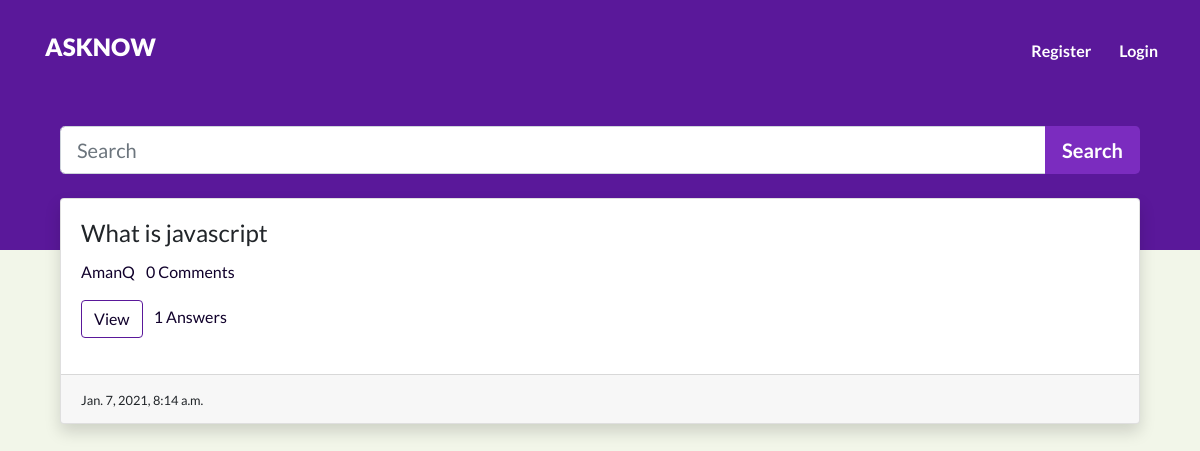
The app's page /, older data.
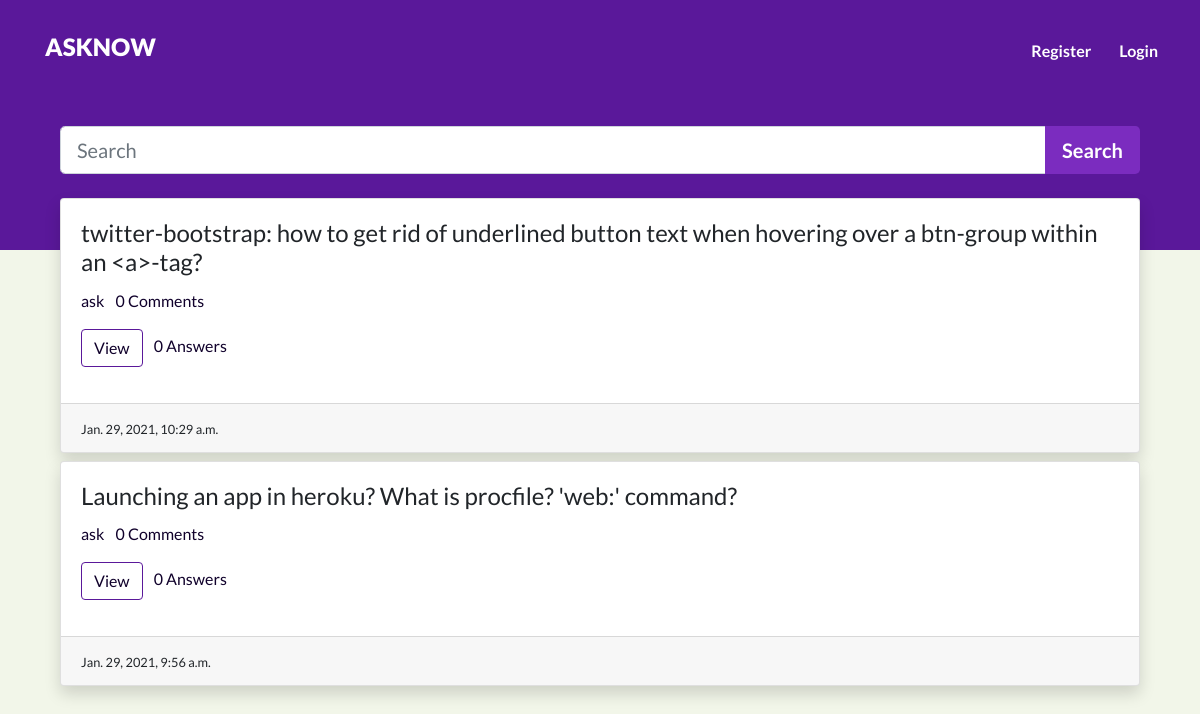
The same page, newer data.
### Qpost/models.py (models this page shows, shortened)
class Question(models.Model):
    user = models.ForeignKey(User, on_delete=models.CASCADE)
    title = models.CharField(max_length=300)
    detail = models.TextField()
    tags = models.TextField(default='')
    add_time = models.DateTimeField(auto_now_add=True)

### Qpost/views.py (the view)
# urls.py: path('', views.home, name="home"),
def home(request):
    if 'q' in request.GET:
        q = request.GET['q']
        quests = Question.objects.annotate(total_comments=Count(
            'answer__comment')).filter(title__icontains=q).order_by('-id')
    else:
        quests = Question.objects.annotate(
            total_comments=Count('answer__comment')).all().order_by('-id')
    paginator = Paginator(quests, 10)
    page_num = request.GET.get('page', 1)
    quests = paginator.page(page_num)
    return render(request, 'index.html', {'quests': quests})

### templates/index.html (shortened to what this page needs)
{% extends "base.html" %}
{% block content %}
<div class="container py-4">
    {% include "components/search.html" %}
    <div class="container mt-4">
        {% for quest in quests %}
        <div class="card mb-2 shadow">
            <div class="card-body">
                <h4 class="card-title">{{quest.title}}</h4>
                <p>
                    <a href="#" class="mr-2">{{quest.user.username}}</a>
                    <a href="#" class="mr-2">{{quest.total_comments}} Comments</a>
                </p>
                <p>
                    <a href="/detail/{{quest.id}}" type="button" class="mr-2 btn qbtn">View</a>
                    <a class="mr-2 disabled">{{quest.answer_set.count}} Answers</a>
                </p>
            </div>
            <div class="card-footer">
                <small>{{quest.add_time}}</small>
            </div>
        </div>
        {% endfor %}
    </div>
</div>
{% endblock %}

Row changes from the older to the newer data that the page shows:
removed Question: title "What is javascript", user.username "AmanQ", total_comments "0", answer_set.count "1", add_time "Jan. 7, 2021, 8:14 a.m."
added Question: title "twitter-bootstrap: how to get rid of underlined button text when hovering over a btn-group within an <a>-tag?", user.username "ask", total_comments "0", answer_set.count "0", add_time "Jan. 29, 2021, 10:29 a.m."
added Question: title "Launching an app in heroku? What is procfile? 'web:' command?", user.username "ask", total_comments "0", answer_set.count "0", add_time "Jan. 29, 2021, 9:56 a.m."
